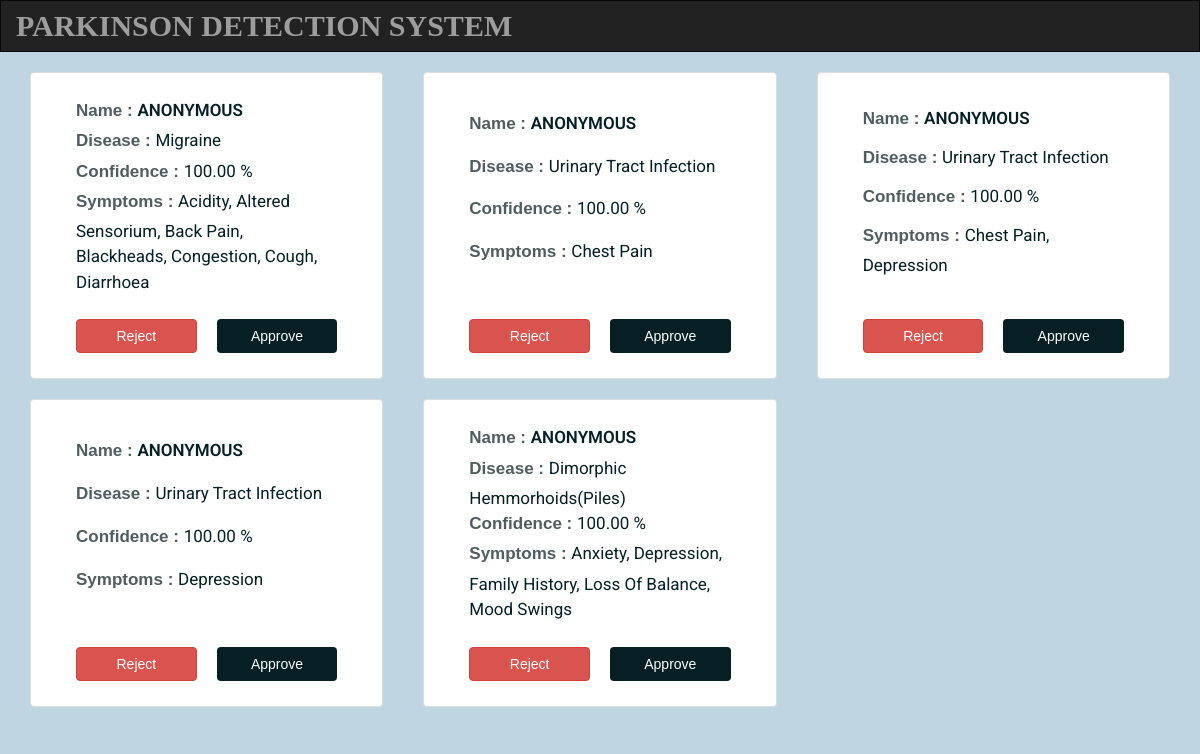
Screenshot of /predict/approvals/ with the database file from the repository.
### predict/models.py (models this page shows, shortened)
class PredictModel(models.Model):
    Symptoms = [
        ('itching', 'Itching'),
        ('skin_rash', 'Skin Rash'),
        ('nodal_skin_eruptions', 'Nodal Skin Eruptions'),
        ('continuous_sneezing', 'Continuous Sneezing'),
        ('shivering', 'Shivering'),
        ('chills', 'Chills'),
        ('joint_pain', 'Joint Pain'),
        ('stomach_pain', 'Stomach Pain'),
        ('acidity', 'Acidity'),
        ('ulcers_on_tongue', 'Uclers On Tongue'),
        ('muscle_wasting', 'muscle_wasting'),
        ('vomiting', 'Vomiting'),
        ('burning_micturition', 'Burning Micturition'),
        ('spotting_urination', 'Spotting Urination'),
        ('fatigue', 'Fatigue'),
        ('weight_gain', 'Weight Gain'),
        ('anxiety', 'Anxiety'),
        ('cold_hands_and_feets', 'Cold Hands And Feets'),
        ('mood_swings', 'Mood Swings'),
        ('weight_loss', 'Weight Loss'),
        ('restlessness', 'Relentlessness'),
        ('lethargy', 'Lethargy'),
        ('patches_in_throat', 'Patches In Throat'),
        ('irregular_sugar_level', 'Irregular Sugar Level'),
        ('cough', 'Cough'),
        ('high_fever', 'High Fever'),
        ('sunken_eyes', 'Sunken Eyes'),
        ('breathlessness', 'Breathlessness'),
        ('sweating', 'Sweating'),
        ('dehydration', 'Dehydration'),
        ('indigestion', 'Indigestion'),
        ('headache', 'Headache'),
        ('yellowish_skin', 'Yellowish Skin'),
        ('dark_urine', 'Dark Urine'),
        ('nausea', 'Nausea'),
        ('loss_of_appetite', 'Loss of Appetite'),
        ('pain_behind_the_eyes', 'Pain Behind the Eyes'),
        ('back_pain', 'Back Pain'),
        ('constipation', 'Constipation'),
        ('abdominal_pain', 'Abdominal Pain'),
        ('diarrhoea', 'Diarrhoea'),
        ('mild_fever', 'Mild Fever'),
        ('yellow_urine', 'Yellow Urine'),
        ('yellowing_of_eyes', 'Yellowing of Eyes'),
        ('acute_liver_failure', 'Actuate Liver Failure'),
        ('fluid_overload', 'Fluid Overload'),
        ('swelling_of_stomach', 'Swelling of Stomach'),
        ('swelled_lymph_nodes', 'Swelled Lymph Nodes'),
        ('malaise', 'Malaise'),
        ('blurred_and_distorted_vision', 'Blurred and Distorted Vision'),
        ('phlegm', 'Phlegm'),
        ('throat_irritation', 'Throat Irritation'),
        ('redness_of_eyes', 'Redness of Eyes'),
        ('sinus_pressure', 'Sinus Pressure'),
        ('runny_nose', 'Runny Nose'),
        ('congestion', 'Congestion'),
        ('chest_pain', 'Chest Pain'),
        ('weakness_in_limbs', 'Weakness in Limbs'),
        ('fast_heart_rate', 'Fast Heart Rate'),
        ('pain_during_bowel_movements', 'Pain during Bowel Movements'),
        ('pain_in_anal_region', 'Pain in Anal Region'),
        ('bloody_stool', 'Bloody Stool'),
        ('irritation_in_anus', 'Irritation in Anus'),
        ('neck_pain', 'Neck Pain'),
        ('dizziness', 'Dizziness'),
        ('cramps', 'Cramps'),
        ('bruising', 'Bruising'),
        ('obesity', 'Obesity'),
        ('swollen_legs', 'Swollen Legs'),
        ('swollen_blood_vessels', 'Swollen Blood Vessels'),
        ('puffy_face_and_eyes', 'Puffy Face and Eyes'),
        ('enlarged_thyroid', 'Enlarged Thyroid'),
        ('brittle_nails', 'Brittle Nails'),
        ('swollen_extremeties', 'Swollen Extremeties'),
        ('excessive_hunger', 'Excessive Hunger'),
        ('extra_marital_contacts', 'Extra Marital Contacts'),
        ('drying_and_tingling_lips', 'Drying and Tingling Lips'),
        ('slurred_speech', 'Slurred Speech'),
        ('knee_pain', 'Knee Pain'),
        ('hip_joint_pain', 'Hip Joint Pain'),
        ('muscle_weakness', 'Muscle Weakness'),
        ('stiff_neck', 'Stiff Neck'),
        ('swelling_joints', 'Swelling Joints'),
        ('movement_stiffness', 'Movement Stiffness'),
        ('spinning_movements', 'Spinning Movements'),
        ('loss_of_balance', 'Loss of Balance'),
        ('unsteadiness', 'Unsteadiness'),
        ('weakness_of_one_body_side', 'Weakness of One Body Side'),
        ('loss_of_smell', 'Loss of Smell'),
        ('bladder_discomfort', 'Bladder Discomfort'),
        ('foul_smell_of_urine', 'Foul Smell of Urine'),
        ('continuous_feel_of_urine', 'Continuous Feel of Urine'),
        ('passage_of_gases', 'Passage of Gases'),
        ('internal_itching', 'Internal Itching'),
        ('toxic_look_(typhos)', 'Toxic Look (Typhos)'),
        ('depression', 'Depression'),
        ('irritability', 'Irritability'),
        ('muscle_pain', 'Muscle Pain'),
        ('altered_sensorium', 'Altered Sensorium'),
        ('red_spots_over_body', 'Red Spots Over Body'),
        ('belly_pain', 'Belly Pain'),
        ('abnormal_menstruation', 'Abnormal Menstruation'),
        ('dischromic_patches', 'Dischromic Patches'),
        ('watering_from_eyes', 'Watering from Eyes'),
        ('increased_appetite', 'Increased Appetite'),
        ('polyuria', 'Polyuria'),
        ('family_history', 'Family History'),
        ('mucoid_sputum', 'Mucoid Sputum'),
        ('rusty_sputum', 'Rusty Sputum'),
        ('lack_of_concentration', 'Lack of Concentration'),
        ('visual_disturbances', 'Visual Disturbances'),
        ('receiving_blood_transfusion', 'Receiving Blood Transfusion'),
        ('receiving_unsterile_injections', 'Receiving Un-sterile Injections'),
        ('coma', 'Coma'),
        ('stomach_bleeding', 'Stomach Bleeding'),
        ('distention_of_abdomen', 'Distention of Abdomen'),
        ('history_of_alcohol_consumption', 'History of Alcohol Consumption'),
        ('fluid_overload', 'Fluid Overload'),
        ('blood_in_sputum', 'Blood in Sputum'),
        ('prominent_veins_on_calf', 'Prominent Veins on Calf'),
        ('palpitations', 'Palpitations'),
        ('painful_walking', 'Painful Walking'),
        ('pus_filled_pimples', 'Pus filled Pimples'),
        ('blackheads', 'Blackheads'),
        ('scurring', 'Scurring'),
        ('skin_peeling', 'Skin Peeling'),
        ('silver_like_dusting', 'Silver like Dusting'),
        ('small_dents_in_nails', 'Small Dents in Nails'),
        ('inflammatory_nails', 'Inflammatory Nails'),
        ('blister', 'Blister'),
        ('red_sore_around_nose', 'Red Sore around Nose'),
        ('yellow_crust_ooze', 'Yellow Crust Ooze'),
    ]
    Symptoms.sort(key=lambda x: x[0])
    patient_username = models.CharField(max_length=100, default='anonymous')
    patient_name = models.CharField(max_length=100, default='Anonymous')
    symptoms = MultiSelectField(choices=Symptoms, default=Symptoms[0])
    def __str__(self):
        return f'{self.patient_name} - {self.patient_username} - {self.symptoms}'

class PredictedDiseaseModel(models.Model):
    predict_model = models.ForeignKey(PredictModel, on_delete=models.CASCADE)
    disease_name = models.CharField(max_length=100)
    prediction_confidence = models.DecimalField(
        validators=(MinValueValidator(Decimal(00.00)), MaxValueValidator(Decimal(100.00))),
        max_digits=5, decimal_places=2, max_length=5, default=00.00)
    is_approved = models.BooleanField(default=False)
    approved_by = models.CharField(max_length=100, default='', blank=True, null=True)
    rejected_by = models.CharField(max_length=100, default='', blank=True, null=True)

### predict/views.py (the view, shortened to what this page needs)
# urls.py: path('approvals/', views.approvals, name="approvals"),
def approvals(request):
    is_doctor = False
    is_user = False
    predicted_data = list()
    patient_data = list()
    data = list()
    models = PredictedDiseaseModel.objects.filter(is_approved=False).values_list()
    print(f'----------- approvals = {str(models)}')
    for single in models:
        predicted_data.append(single)
        x = PredictModel.objects.get(pk=single[0])
        patient_data.append(x)
        print(f' ------- checking indexing = {single[2]}')
        print(f' ------- checking indexing (P) = {x.patient_name}')
        if x.patient_username != 'anonymous' and x.patient_username != 'admin':
            print(f'----------- user with username[{x.patient_username}]')
            is_user = True
            user = User.objects.get(username=x.patient_username)
            profile_details = PatientProfileModel.objects.get(user=user)
            my_dict = {
                'id': single[0],
                'name': x.patient_name,
                'disease': single[2],
                'confidence': single[3],
                'symptoms': x.symptoms,
                'gender': profile_details.gender,
                'age': profile_details.age,
                'smoker': profile_details.smoker,
                'height': profile_details.height,
                'weight': profile_details.weight,
                'blood_pressure': profile_details.blood_pressure,
                'is_user': is_user,
            }
        else:
            my_dict = {
                'id': single[0],
                'name': x.patient_name,
                'disease': single[2],
                'confidence': single[3],
                'symptoms': x.symptoms,
                'is_user': is_user,
            }
        data.append(my_dict)
    print(f'----------- patient = {str(patient_data)}')
    return render(request, 'predict/approvals.html', {'data': data, 'is_doctor': is_doctor})

### predict/views.py (called while the page is built)
def is_user_logged_in(request):
    if request.user.is_authenticated:
        print('user is already logged in : ' + request.user.username)
        return True
    print('no user found')
    return False

### predict/templates/predict/approvals.html (shortened to what this page needs)
{% extends 'predict/base.html' %}
{% block body %}
<div class="container">
	<div class="approvals">
		{% for single in data %}
			<div class="thumbnail single-item">
		    <span><label class="approvals-label">Name :&nbsp;</label><span class="name">{{ single.name }}</span></span>
		    <span><label class="approvals-label">Disease :&nbsp;</label><span class="non-name">{{ single.disease }}</span></span>
		    <span><label class="approvals-label">Confidence :&nbsp;</label><span class="non-name">{{ single.confidence }} %</span></span>
		    <span><label class="approvals-label">Symptoms :&nbsp;</label><span class="non-name">{{ single.symptoms }}</span></span>
		    <br>
		    <div class="buttons">
		    	<a class="btn btn-danger" href="{% url 'predict:reject' single.id %}">Reject</a>
		    	<a class="btn btn-custom" href="{% url 'predict:approve' single.id %}">Approve</a>
		    </div>
			</div>
		{% endfor %}
	</div>
</div>
{% endblock %}

### predict/static/predict/style.css (style rules this page uses)
body { background-size: cover; background-repeat: no-repeat; background-color: #BFD5E2; }
.thumbnail { z-index: 10; padding: 2.5rem 4.5rem; font-family: 'Verdana', sans-serif; text-transform: uppercase; font-size: 17px; }
.btn-custom { background-color: #051F24; color: white; }
.approvals { display: grid; grid-template-columns: 1fr 1fr 1fr; grid-column-gap: 4rem; height: 100%; }
.single-item { display: grid; align-items: end; text-transform: capitalize; color: #051F24; font-style: bold; }
.name { color: #051F24; text-transform: uppercase; font-family: 'Roboto', sans-serif; font-weight: 600; }
.non-name { text-transform: capitalize; font-family: 'Roboto', sans-serif; }
.approvals-label { color: #505C5F; }
.buttons { display: grid; grid-template-columns: 1fr 1fr; grid-column-gap: 2rem; }

### rows the page displays
PredictModel: name "ANONYMOUS", symptoms "Acidity, Altered Sensorium, Back Pain, Blackheads, Congestion, Cough, Diarrhoea"
PredictedDiseaseModel: disease "Migraine", confidence "100.00"
PredictModel: name "ANONYMOUS", symptoms "Chest Pain"
PredictedDiseaseModel: disease "Urinary Tract Infection", confidence "100.00"
PredictModel: name "ANONYMOUS", symptoms "Chest Pain, Depression"
PredictedDiseaseModel: disease "Urinary Tract Infection", confidence "100.00"
PredictModel: name "ANONYMOUS", symptoms "Depression"
PredictedDiseaseModel: disease "Urinary Tract Infection", confidence "100.00"
PredictModel: name "ANONYMOUS", symptoms "Anxiety, Depression, Family History, Loss Of Balance, Mood Swings"
PredictedDiseaseModel: disease "Dimorphic Hemmorhoids(Piles)", confidence "100.00"
